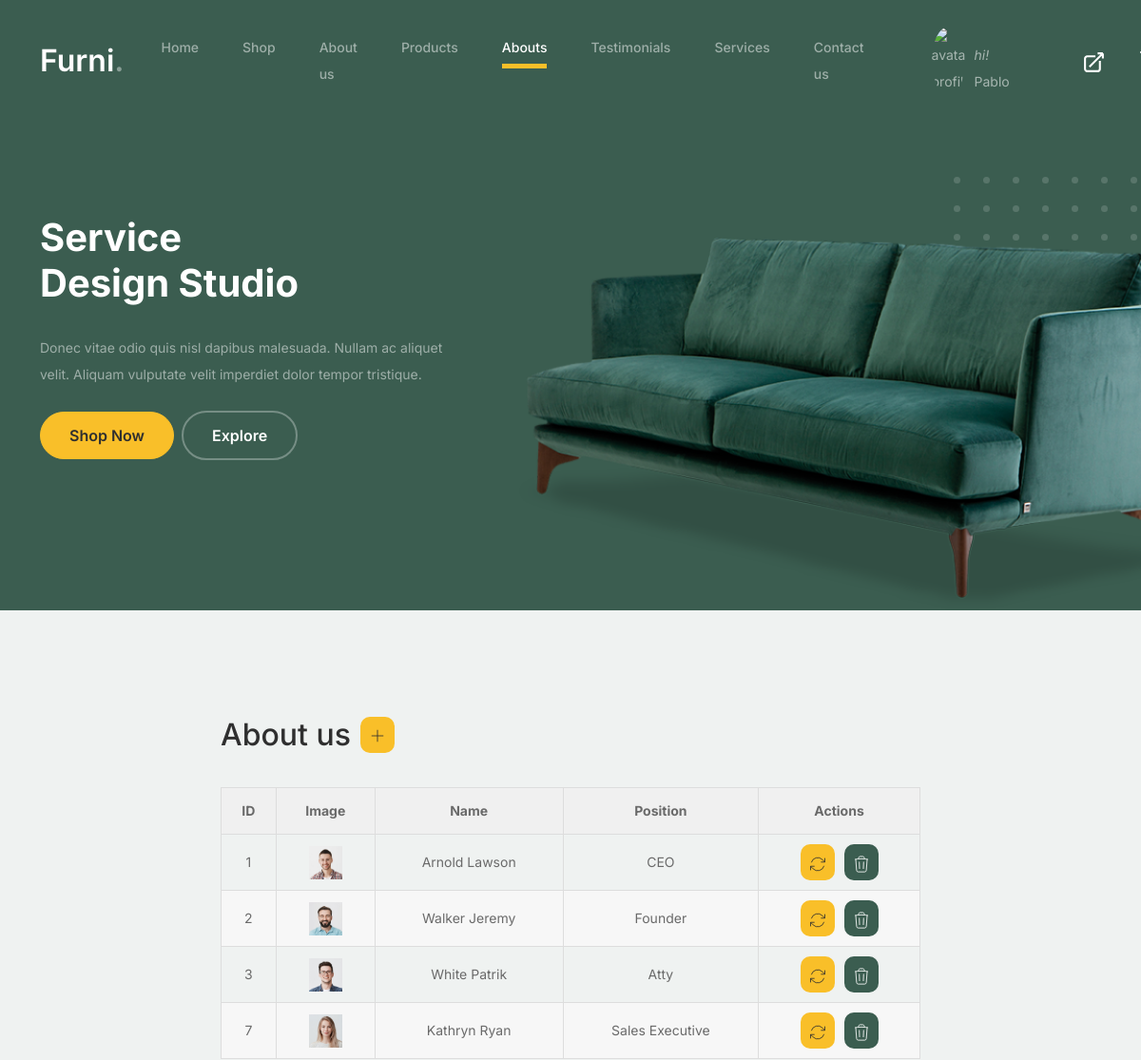
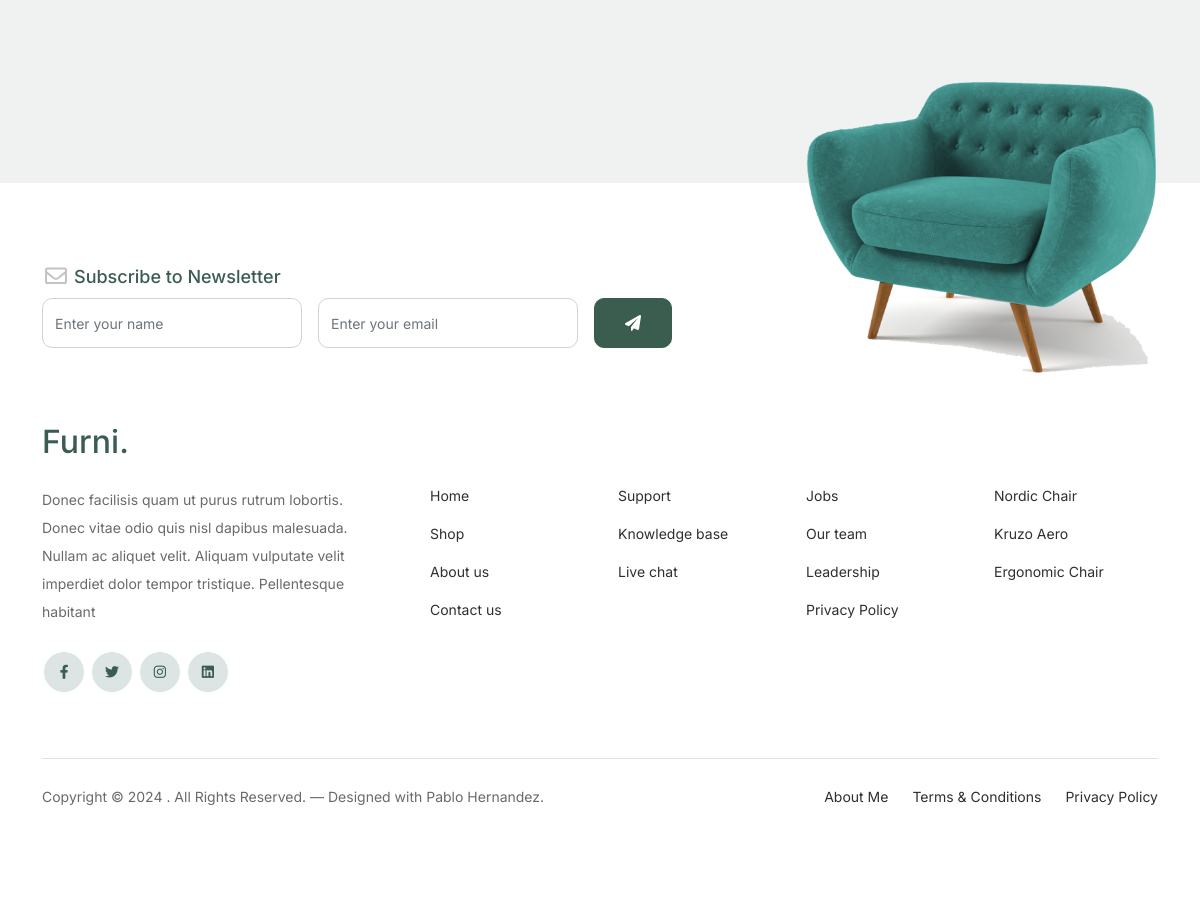
Screenshot of /abouts/ (signed in) with the database file from the repository (2 pictures, top to bottom).
### models/models.py (models this page shows, shortened)
class About(models.Model):
    first_name = models.CharField(max_length=100)
    last_name = models.CharField(max_length=100)
    position = models.CharField(max_length=100)
    description = models.TextField(default="")
    image_url = models.CharField(max_length=2083, default="")
    class Meta:
        verbose_name_plural = "Abouts"
        verbose_name = "About"

### models/views.py (the view)
# urls.py: path("abouts/", Abouts.as_view(), name="abouts"),
class Abouts(CustomLoginRequiredMixin, ListView):
    model = About
    template_name = "abouts.html"

### models/views.py (called while the page is built)
    def dispatch(self, request, *args, **kwargs):
        user = request.user
        if not user.is_authenticated:
            messages.warning(request, "You must be logged in to view this page")
            return self.handle_no_permission()
        return super(CustomLoginRequiredMixin, self).dispatch(request, *args, **kwargs)

### models/templates/abouts.html (shortened to what this page needs)
{% extends 'index.html' %}
{% block static %}
	{% load static %}
{% endblock static %}
{% block nav %}
	<li><a class="nav-link" href="{% url 'home' %}">Home</a></li>
	<li><a class="nav-link" href="{% url 'shop' %}">Shop</a></li>
	<li><a class="nav-link" href="{% url 'about' %}">About us</a></li>
  <li><a class="nav-link" href="{% url 'products' %}">Products</a></li>
  <li class="nav-item active">
		<a class="nav-link" href="{% url 'abouts' %}">Abouts</a>
	</li>
	<li><a class="nav-link" href="{% url 'testimonials' %}">Testimonials</a></li>
  <li><a class="nav-link" href="{% url 'services' %}">Services</a></li>
	<li><a class="nav-link" href="{% url 'contact' %}">Contact us</a></li>
{% endblock nav %}
{% block hero %}
<div class="hero">
  <div class="container">
    <div class="row justify-content-between">
    	<div class="col-lg-5">
    		<div class="intro-excerpt">
    			<h1>Service <br/><span clsas="d-block">Design Studio</span></h1>
    			<p class="mb-4">Donec vitae odio quis nisl dapibus malesuada. Nullam ac aliquet velit. Aliquam vulputate velit imperdiet dolor tempor tristique.</p>
    			<p><a href="" class="btn btn-secondary me-2">Shop Now</a><a href="#" class="btn btn-white-outline">Explore</a></p>
    		</div>
    	</div>
    	<div class="col-lg-7">
    		<div class="hero-img-wrap">
    			<img src="{% static 'images/couch.png' %}" class="img-fluid">
    		</div>
    	</div>
    </div>
  </div>
</div>
{% endblock hero %}
{% block content %}
	<div class="untree_co-section">
		<div class="container">
	  	<div class="block">
        <div class="row justify-content-center mb-5">
          <div class="col-md-8 col-lg-8 pb-4">
					  <div class="row mb-2">
              <div class="title-table" >
                <h2 class="section-title">About us</h2>
                <a class="btn-table btn-secondary" href="{% url 'aboutCreate' %}">
                  <svg xmlns="http://www.w3.org/2000/svg" fill="none" viewBox="0 0 24 24" strokeWidth=2 stroke="currentColor" class="icon-table">
                    <path strokeLinecap="round" strokeLinejoin="round" d="M12 4.5v15m7.5-7.5h-15" />
                  </svg>
                </a>
              </div>
					  </div>
            <table>
              <tr>
                <th>ID</th>
                <th>Image</th>
                <th>Name</th>
                <th>Position</th>
                <th>Actions</th>
              </tr>
              {% for about in about_list %}
              <tr>
                <td>{{about.id}}</td>
                <td><img class="img-table" src="{% static 'images/'|add:about.image_url %}" alt="" /></td>
                <td>{{about.first_name}} {{about.last_name}}</td>
                <td>{{about.position}}</td>
                <td>
                  <div class="actions-table" >
                    <a class="btn-table btn-secondary" href="{% url 'aboutUpdate' about.id %}">
                    </a>
                    <a class="btn-table btn-primary" href="{% url 'aboutDelete' about.id %}">
                    </a>
                  </div>
                </td>
              </tr>
              {% endfor %}
            </table>
          </div>
        </div>
			</div>
	  </div>
	</div>
{% endblock content %}

### models/templates/index.html (shortened to what this page needs)
<!DOCTYPE html>
<html lang="es">
  <head>
    {% block static %} {% load static %} {% endblock static %}
    <link href="{% static 'css/bootstrap.min.css' %}" rel="stylesheet" />
    <link
      href="https://cdnjs.cloudflare.com/ajax/libs/font-awesome/6.0.0-beta3/css/all.min.css"
      rel="stylesheet"
    />
    <link href="{% static 'css/tiny-slider.css' %}" rel="stylesheet" />
    <link href="{% static 'css/style.css' %}" rel="stylesheet" />
  </head>
  <body>
    <nav class="custom-navbar navbar navbar navbar-expand-md navbar-dark bg-dark" arial-label="Furni navigation bar">
      <div class="container">
        <a class="navbar-brand" href="{% url 'home' %}">Furni<span>.</span></a>
        <div class="collapse navbar-collapse" id="navbarsFurni">
          <ul class="custom-navbar-nav navbar-nav ms-auto mb-2 mb-md-0">
            {% block nav %}{% endblock nav %}
          </ul>
          {% if user.is_authenticated %}
          <ul class="custom-navbar-cta navbar-nav mb-2 mb-md-0 ms-5">
            <li>
              <a class="nav-link nav-user" href="{% url 'profile' %}">
                <img class="img-avatar-nav" src="{{request.session.avatar}}" alt="avatar profile" />
                <p class="nav-name"><em class="hi">hi!</em>  {{user.first_name}}</p>
              </a>
            </li>
          </ul>
          {% endif %}
          <ul class="custom-navbar-cta navbar-nav mb-2 mb-md-0 ms-5">
            {% if user.is_authenticated %}
            <li>
              <a class="nav-link" href="{% url 'logout' %}">
                <svg
                  xmlns="http://www.w3.org/2000/svg"
                  fill="none"
                  viewBox="0 0 24 24"
                  strokeWidth="2"
                  stroke="currentColor"
                  class="icon-logout"
                >
                  <path
                    strokeLinecap="round"
                    strokeLinejoin="round"
                    d="M13.5 6H5.25A2.25 2.25 0 0 0 3 8.25v10.5A2.25 2.25 0 0 0 5.25 21h10.5A2.25 2.25 0 0 0 18 18.75V10.5m-10.5 6L21 3m0 0h-5.25M21 3v5.25"
                  />
                </svg>
              </a>
            </li>
            {% else %}
            <li>
              <a class="nav-link" href="{% url 'login' %}">
                <img src="{% static 'images/user.svg' %}" />
              </a>
            </li>
            {% endif %}
            <li>
              <a class="nav-link" href="{% url 'cart' %}">
              </a>
            </li>
          </ul>
        </div>
      </div>
    </nav>
    {% block hero %}{% endblock hero %}
    {% block content %}{% endblock content%}
    <footer class="footer-section">
      <div class="container relative">
        <div class="sofa-img">
          <img
            src="{% static 'images/sofa.png' %}"
            alt="Image"
            class="img-fluid"
          />
        </div>
        <div class="row">
          <div class="col-lg-8">
            <div class="subscription-form">
              <h3 class="d-flex align-items-center">
                <span class="me-1"
                  ><img
                    src="{% static 'images/envelope-outline.svg' %}"
                    alt="Image"
                    class="img-fluid" /></span
                ><span>Subscribe to Newsletter</span>
              </h3>
              <form action="#" class="row g-3">
                <div class="col-auto">
                  <input
                    type="text"
                    class="form-control"
                    placeholder="Enter your name"
                  />
                </div>
                <div class="col-auto">
                  <input
                    type="email"
                    class="form-control"
                    placeholder="Enter your email"
                  />
                </div>
                <div class="col-auto">
                  <button class="btn btn-primary">
                    <span class="fa fa-paper-plane"></span>
                  </button>
                </div>
              </form>
            </div>
          </div>
        </div>
        <div class="row g-5 mb-5">
          <div class="col-lg-4">
            <div class="mb-4 footer-logo-wrap">
              <a href="#" class="footer-logo">Furni<span>.</span></a>
            </div>
            <p class="mb-4">
              Donec facilisis quam ut purus rutrum lobortis. Donec vitae odio
              quis nisl dapibus malesuada. Nullam ac aliquet velit. Aliquam
              vulputate velit imperdiet dolor tempor tristique. Pellentesque
              habitant
            </p>
            <ul class="list-unstyled custom-social">
              <li>
                <a href="#"><span class="fa fa-brands fa-facebook-f"></span></a>
              </li>
              <li>
                <a href="#"><span class="fa fa-brands fa-twitter"></span></a>
              </li>
              <li>
                <a href="#"><span class="fa fa-brands fa-instagram"></span></a>
              </li>
              <li>
                <a href="#"><span class="fa fa-brands fa-linkedin"></span></a>
              </li>
            </ul>
          </div>
          <div class="col-lg-8">
            <div class="row links-wrap">
              <div class="col-6 col-sm-6 col-md-3">
                <ul class="list-unstyled">
                  <li><a href="{% url 'home' %}">Home</a></li>
                  <li><a href="{% url 'shop' %}">Shop</a></li>
                  <li><a href="{% url 'about' %}">About us</a></li>
                  <li><a href="{% url 'contact' %}">Contact us</a></li>
                </ul>
              </div>
              <div class="col-6 col-sm-6 col-md-3">
                <ul class="list-unstyled">
                  <li><a href="#">Support</a></li>
                  <li><a href="#">Knowledge base</a></li>
                  <li><a href="#">Live chat</a></li>
                </ul>
              </div>
              <div class="col-6 col-sm-6 col-md-3">
                <ul class="list-unstyled">
                  <li><a href="#">Jobs</a></li>
                  <li><a href="#">Our team</a></li>
                  <li><a href="#">Leadership</a></li>
                  <li><a href="#">Privacy Policy</a></li>
                </ul>
              </div>
              <div class="col-6 col-sm-6 col-md-3">
                <ul class="list-unstyled">
                  <li><a href="#">Nordic Chair</a></li>
                  <li><a href="#">Kruzo Aero</a></li>
                  <li><a href="#">Ergonomic Chair</a></li>
                </ul>
              </div>
            </div>
          </div>
        </div>
        <div class="border-top copyright">
          <div class="row pt-4">
            <div class="col-lg-6">
              <p class="mb-2 text-center text-lg-start">
                Copyright &copy;
                . All Rights Reserved. &mdash; Designed with Pablo Hernandez.
              </p>
            </div>
            <div class="col-lg-6 text-center text-lg-end">
              <ul class="list-unstyled d-inline-flex ms-auto">
                <li class="me-4"><a href="{% url 'aboutMe' %}">About Me</a></li>
                <li class="me-4"><a href="#">Terms &amp; Conditions</a></li>
                <li><a href="#">Privacy Policy</a></li>
              </ul>
            </div>
          </div>
        </div>
      </div>
    </footer>
  </body>
</html>

### rows the page displays
About: id "1", image_url (picture), first_name "Arnold", last_name "Lawson", position "CEO"
About: id "2", image_url (picture), first_name "Walker", last_name "Jeremy", position "Founder"
About: id "3", image_url (picture), first_name "White", last_name "Patrik", position "Atty"
About: id "7", image_url (picture), first_name "Kathryn", last_name "Ryan", position "Sales Executive"

### other values shown
{{ user.first_name }} "Pablo"
